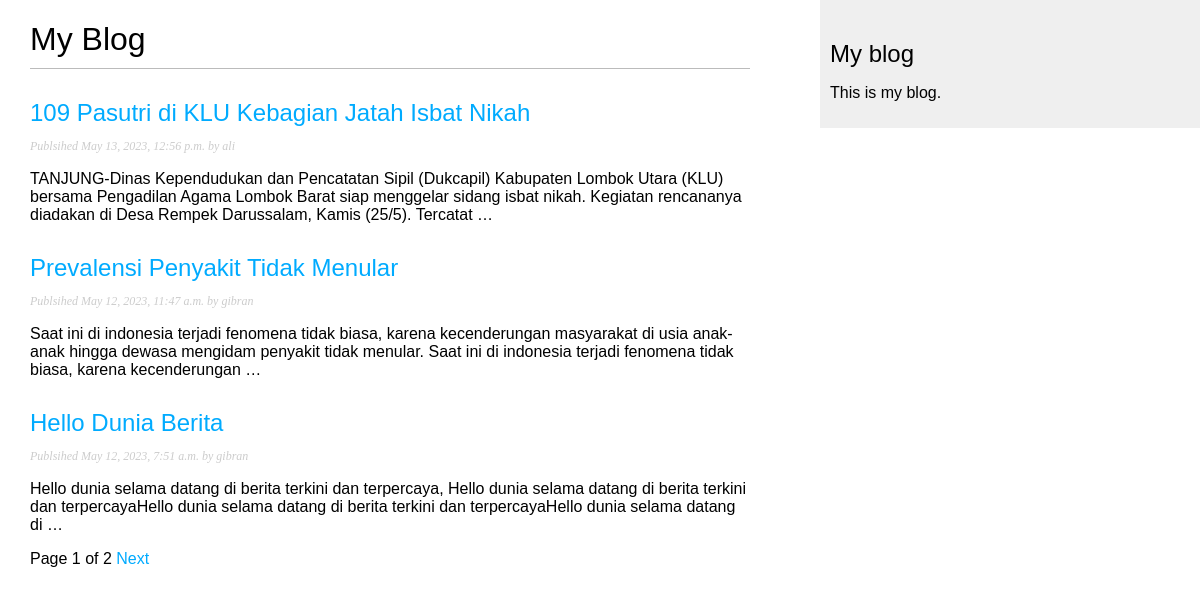
Page /blog/ on the earlier database version.
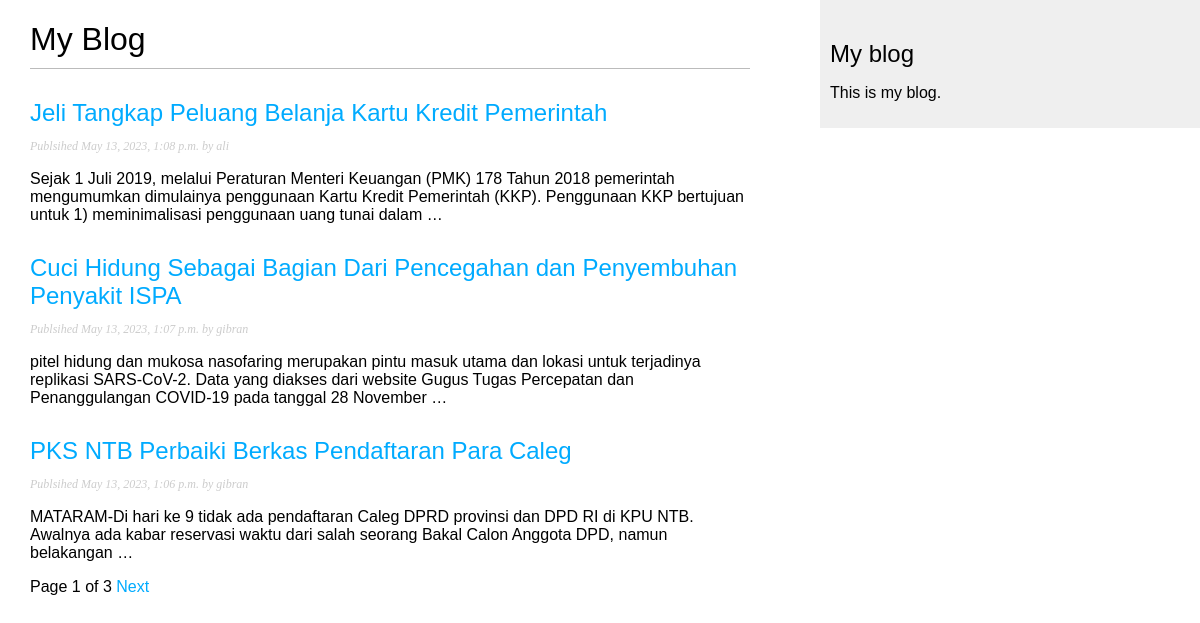
Same page on the later database version.
### blog/models.py (models this page shows, shortened)
class Post(models.Model):
    class Status(models.TextChoices):
        DRAFT= 'DF','Draft'
        PUBLISHED = 'PB','Published'
    title = models.CharField(max_length=250)
    slug = models.SlugField(max_length=250, unique_for_date='publish')
    author = models.ForeignKey(User, on_delete=models.CASCADE, related_name='blog_posts')
    body = models.TextField()
    publish = models.DateTimeField(default=timezone.now)
    created = models.DateTimeField(auto_created=True)
    updated = models.DateTimeField(auto_now=True)
    status = models.CharField(max_length=2, choices=Status.choices, default=Status.DRAFT)
    objects = models.Manager()
    published = PublishManager()
    class Meta:
        ordering = ['-publish']
        indexes = [
            models.Index(fields=['-publish'])
        ]
    def get_absolute_url(self):
        return reverse('blog:post_detail', args=[
            self.publish.year,
            self.publish.month,
            self.publish.day,
            self.slug
        ])

### blog/views.py (the view)
# urls.py: path('', views.post_list, name='post_list'),
def post_list(request):
    post_list = Post.published.all()
    paginator = Paginator(post_list, 3)
    page_number = request.GET.get('page',1)
    try:
        posts = paginator.page(page_number)
    except PageNotAnInteger:
        posts = paginator.page(1)
    except EmptyPage:
        posts = paginator.page(paginator.num_pages)
    return render(request,'blog/post/list.html',{'posts':posts})

### blog/models.py (called while the page is built)
    def get_queryset(self):
        return super().get_queryset().filter(status=Post.Status.PUBLISHED)

### blog/templates/blog/post/list.html (shortened to what this page needs)
{% extends "blog/base.html" %}
{% block content %}
    <h1>My Blog </h1>
    {% for post in posts %}
    <h2>
        <a href="{{ post.get_absolute_url }}">{{ post.title }}</a>
    </h2>
        <p class="date">
            Publsihed {{ post.publish }} by {{ post.author }}
        </p>
        {{ post.body|truncatewords:30|linebreaks}}
    {% endfor %}
    {% include 'pagination.html' with page=posts %}
{% endblock%}

Differences in the rows shown:
no longer on this page (row unchanged): Post: title "109 Pasutri di KLU Kebagian Jatah Isbat Nikah", publish "May 13, 2023, 12:56 p.m.", author "ali", body "TANJUNG-Dinas Kependudukan dan Pencatatan Sipil (Dukcapil) Kabupaten Lombok Utara (KLU) bersama Pengadilan Agama Lombok Barat siap menggelar sidang isbat nikah. Kegiatan rencananya diadakan di Desa Rempek Darussalam, Kamis (25/5). Tercatat …"
no longer on this page (row unchanged): Post: title "Prevalensi Penyakit Tidak Menular", publish "May 12, 2023, 11:47 a.m.", author "gibran", body "Saat ini di indonesia terjadi fenomena tidak biasa, karena kecenderungan masyarakat di usia anak-anak hingga dewasa mengidam penyakit tidak menular. Saat ini di indonesia terjadi fenomena tidak biasa, karena kecenderungan …"
no longer on this page (row unchanged): Post: title "Hello Dunia Berita", publish "May 12, 2023, 7:51 a.m.", author "gibran", body "Hello dunia selama datang di berita terkini dan terpercaya, Hello dunia selama datang di berita terkini dan terpercayaHello dunia selama datang di berita terkini dan terpercayaHello dunia selama datang di …"
added Post: title "Jeli Tangkap Peluang Belanja Kartu Kredit Pemerintah", publish "May 13, 2023, 1:08 p.m.", author "ali", body "Sejak 1 Juli 2019, melalui Peraturan Menteri Keuangan (PMK) 178 Tahun 2018 pemerintah mengumumkan dimulainya penggunaan Kartu Kredit Pemerintah (KKP). Penggunaan KKP bertujuan untuk 1) meminimalisasi penggunaan uang tunai dalam …"
added Post: title "Cuci Hidung Sebagai Bagian Dari Pencegahan dan Penyembuhan Penyakit ISPA", publish "May 13, 2023, 1:07 p.m.", author "gibran", body "pitel hidung dan mukosa nasofaring merupakan pintu masuk utama dan lokasi untuk terjadinya replikasi SARS-CoV-2. Data yang diakses dari website Gugus Tugas Percepatan dan Penanggulangan COVID-19 pada tanggal 28 November …"
added Post: title "PKS NTB Perbaiki Berkas Pendaftaran Para Caleg", publish "May 13, 2023, 1:06 p.m.", author "gibran", body "MATARAM-Di hari ke 9 tidak ada pendaftaran Caleg DPRD provinsi dan DPD RI di KPU NTB. Awalnya ada kabar reservasi waktu dari salah seorang Bakal Calon Anggota DPD, namun belakangan …"
Other differences:
{{ page.paginator.num_pages }}: "2" → "3"
